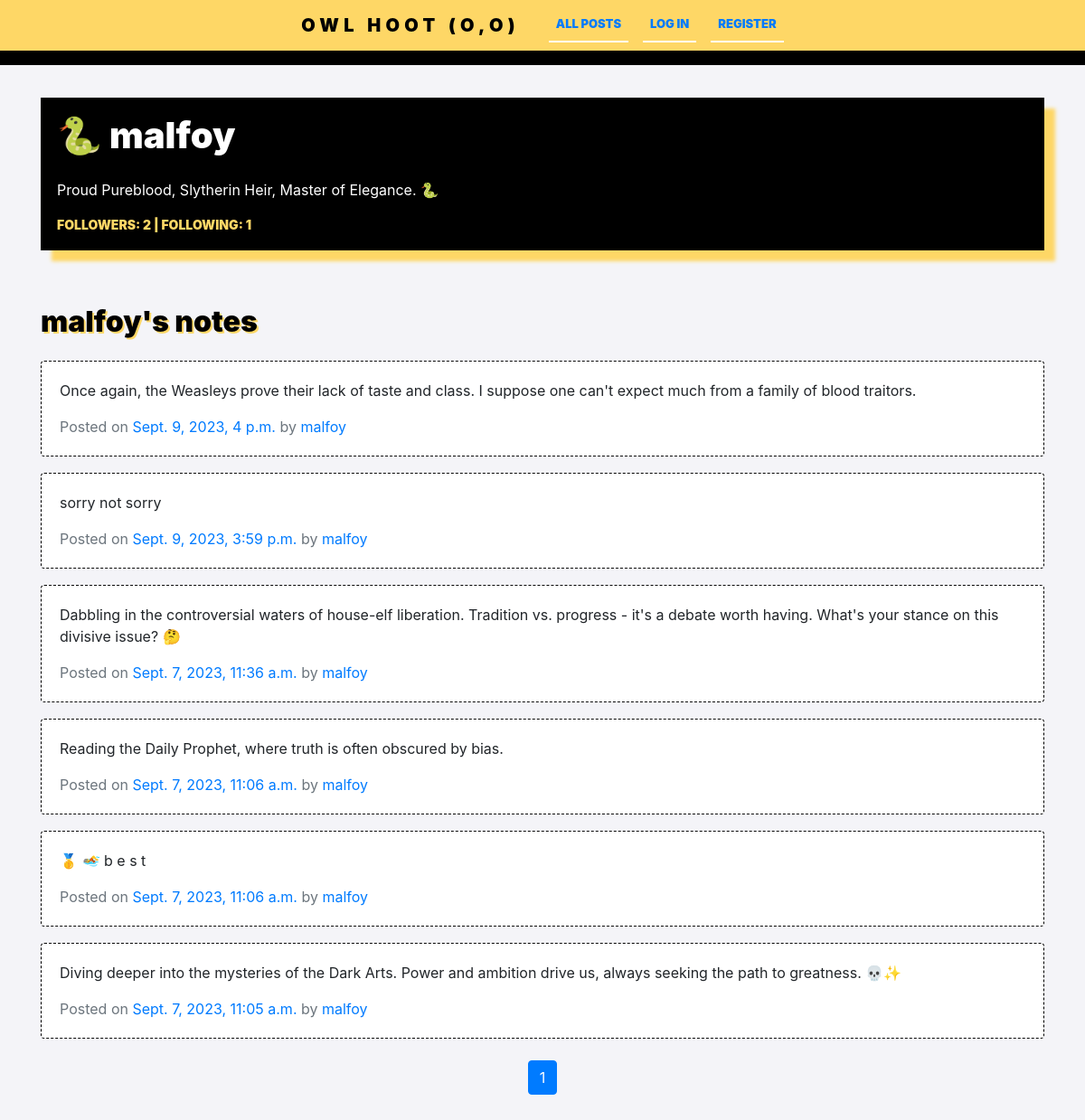
The page /profile/malfoy on the database its author committed.
### network/models.py (models this page shows, shortened)
class User(AbstractUser):
    first_name = models.CharField(max_length=24)
    last_name = models.CharField(max_length=48)
    bio = models.TextField(blank=True, max_length=140)
    emoji = models.CharField(max_length=2, blank=True)
    followers = models.ManyToManyField('self', symmetrical=False, related_name='following')
    def __str__(self):
        return f"{ self.username }"

class Note(models.Model):
    note_id = models.AutoField(primary_key=True)
    owner = models.ForeignKey(User, on_delete=models.CASCADE, related_name="user_notes")
    note_content = models.TextField(blank=True, max_length=280)
    created = models.DateTimeField(auto_now_add=True)
    edited = models.TextField(blank=True)
    likers = models.ManyToManyField(User, blank=True, related_name="liked_by")

### network/views.py (the view)
# urls.py: path("profile/<str:username>", views.profile, name="profile"),
def profile(request, username):
    profile = User.objects.get(username=username)
    notes = Note.objects.filter(owner=profile).order_by('-created')
    paginator = Paginator(notes, 10) # Show 10 contacts per page.
    page_number = request.GET.get('page')
    page_obj = paginator.get_page(page_number)
    title_notes = f" {profile.username}'s notes"
    if request.user.is_authenticated:
        is_following = request.user.is_following(profile)
    else:
        is_following = False
    return render(request, "network/profile.html", {
                                                    "profile": profile,
                                                    "page_obj": page_obj,
                                                    "title_notes": title_notes,
                                                    "is_following": is_following })

### network/templates/network/profile.html (shortened to what this page needs)
{% extends "network/layout.html" %}
{% block body %}
<div  id="profile">
        <h1> {{profile.emoji }} {{ profile.username }} </h1>
        {% if profile.bio %}
        <p> {{ profile.bio }} </p>
        {% else %}
        <p> // This wizard didn't write a bio // </p>
        {% endif %}
        <div class="connections" id="connections"> FOLLOWERS: {{ profile.followers.count }} | FOLLOWING: {{profile.following.count }} </div>
</div>
{% include 'network/notes.html' %}
{% endblock %}

### network/templates/network/notes.html (shortened to what this page needs)
<div  id="all_posts">
    <h2> {{ title_notes }}  </h2>
    {% for note in page_obj %}
    <div class="card w-100">
        <div class="card-body">
          <p class="card-text" id="note_{{ note.note_id }}" >{{ note.note_content }}</p>
          <p class="card-text text-muted ">Posted on <a href="{% url 'note' note.note_id %}">{{note.created}}</a> by <a href="{% url 'profile' note.owner %}"> {{ note.owner }}</a> </p>
        </div>
    </div>
    {% empty %}
    <div class="card w-100">
        <div class="card-body">
          <h5 class="card-title">There are no notes yet. Why don't you create one?</h5>
        </div>
    </div>
    {% endfor %}
</div>
<nav class="nav nav_pagination" >
  <div class="mx-auto d-block">
    <ul class="pagination">
      <li class="page-item active">
        <span class="page-link">{{ page_obj.number }}</span>
      </li>
  </ul>
  </div>
</nav>

### network/static/network/styles.css (style rules this page uses)
body { background-color: #f4f4f8; padding-bottom: 48px; }
#profile { background-color: #000; color: #fff; padding: 18px; margin-top: 36px; box-shadow: #fed766 12px 12px 4px; }
#profile h1 { color: #fff; font-weight: 900; margin-bottom: 24px; }
.connections { font-size: 14px; color: #fed766; font-weight: 900; }
#new_post_form h1, #all_posts h2, article h3, .register h2 { color: #000; text-shadow: 2px 2px 0px #fed766; font-weight: 900; margin-bottom: 24px; }
#all_posts { margin-top: 60px; }
#all_posts .card { margin-top: 18px; }
.card { border: #000 1px dashed; }
.nav_pagination { margin-top: 24px; }

### rows shown on the page
User: emoji "🐍", username "malfoy", bio "Proud Pureblood, Slytherin Heir, Master of Elegance. 🐍", followers.count "2", following.count "1"
Note: note_content "Once again, the Weasleys prove their lack of taste and class. I suppose one can't expect much from a family of blood traitors.", created "Sept. 9, 2023, 4 p.m.", owner "malfoy"
Note: note_content "sorry not sorry", created "Sept. 9, 2023, 3:59 p.m.", owner "malfoy"
Note: note_content "Dabbling in the controversial waters of house-elf liberation. Tradition vs. progress - it's a debate worth having. What's your stance on this divisive issue? 🤔", created "Sept. 7, 2023, 11:36 a.m.", owner "malfoy"
Note: note_content "Reading the Daily Prophet, where truth is often obscured by bias.", created "Sept. 7, 2023, 11:06 a.m.", owner "malfoy"
Note: note_content "🥇 🏊 b e s t", created "Sept. 7, 2023, 11:06 a.m.", owner "malfoy"
Note: note_content "Diving deeper into the mysteries of the Dark Arts. Power and ambition drive us, always seeking the path to greatness. 💀✨", created "Sept. 7, 2023, 11:05 a.m.", owner "malfoy"

### other values the page prints
{{ title_notes }} "malfoy's notes"
{{ page_obj.number }} "1"
